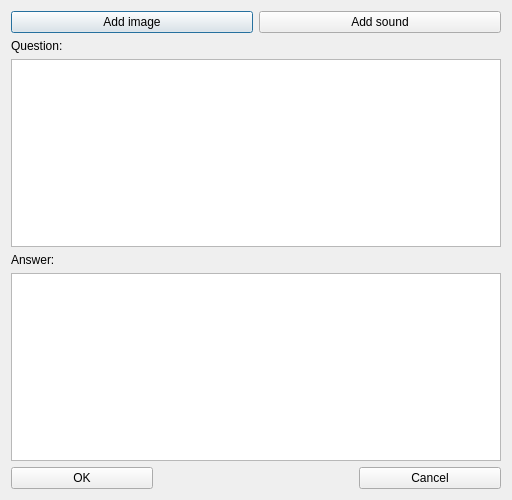
<?xml version="1.0" encoding="UTF-8"?>
<ui version="4.0">
 <class>NewQuestion</class>
 <widget class="QDialog" name="NewQuestion">
  <property name="geometry">
   <rect>
    <x>0</x>
    <y>0</y>
    <width>512</width>
    <height>500</height>
   </rect>
  </property>
  <property name="minimumSize">
   <size>
    <width>500</width>
    <height>500</height>
   </size>
  </property>
  <property name="windowTitle">
   <string>Dialog</string>
  </property>
  <layout class="QGridLayout" name="gridLayout">
   <item row="0" column="0">
    <layout class="QHBoxLayout" name="horizontalLayout_2">
     <item>
      <widget class="QPushButton" name="imageAddButton">
       <property name="sizePolicy">
        <sizepolicy hsizetype="Minimum" vsizetype="Preferred">
         <horstretch>0</horstretch>
         <verstretch>1</verstretch>
        </sizepolicy>
       </property>
       <property name="text">
        <string>Add image</string>
       </property>
       <property name="icon">
        <iconset>
         <normaloff>Icons/photo.png</normaloff>Icons/photo.png</iconset>
       </property>
      </widget>
     </item>
     <item>
      <widget class="QPushButton" name="soundAddButton">
       <property name="sizePolicy">
        <sizepolicy hsizetype="Preferred" vsizetype="Preferred">
         <horstretch>0</horstretch>
         <verstretch>1</verstretch>
        </sizepolicy>
       </property>
       <property name="text">
        <string>Add sound</string>
       </property>
       <property name="icon">
        <iconset>
         <normaloff>Icons/sound.png</normaloff>Icons/sound.png</iconset>
       </property>
      </widget>
     </item>
    </layout>
   </item>
   <item row="1" column="0">
    <layout class="QVBoxLayout" name="verticalLayout_2">
     <item>
      <widget class="QLabel" name="label">
       <property name="sizePolicy">
        <sizepolicy hsizetype="Preferred" vsizetype="Fixed">
         <horstretch>0</horstretch>
         <verstretch>1</verstretch>
        </sizepolicy>
       </property>
       <property name="text">
        <string>Question:</string>
       </property>
      </widget>
     </item>
     <item>
      <widget class="QTextEdit" name="textEdit_2">
       <property name="sizePolicy">
        <sizepolicy hsizetype="Expanding" vsizetype="Expanding">
         <horstretch>0</horstretch>
         <verstretch>1</verstretch>
        </sizepolicy>
       </property>
      </widget>
     </item>
     <item>
      <widget class="QLabel" name="label_2">
       <property name="sizePolicy">
        <sizepolicy hsizetype="Preferred" vsizetype="Fixed">
         <horstretch>0</horstretch>
         <verstretch>1</verstretch>
        </sizepolicy>
       </property>
       <property name="text">
        <string>Answer:</string>
       </property>
      </widget>
     </item>
     <item>
      <widget class="QTextEdit" name="textEdit">
       <property name="sizePolicy">
        <sizepolicy hsizetype="Expanding" vsizetype="Expanding">
         <horstretch>0</horstretch>
         <verstretch>1</verstretch>
        </sizepolicy>
       </property>
      </widget>
     </item>
    </layout>
   </item>
   <item row="2" column="0">
    <layout class="QHBoxLayout" name="horizontalLayout">
     <item>
      <widget class="QPushButton" name="okButton">
       <property name="sizePolicy">
        <sizepolicy hsizetype="Minimum" vsizetype="Minimum">
         <horstretch>0</horstretch>
         <verstretch>1</verstretch>
        </sizepolicy>
       </property>
       <property name="text">
        <string>OK</string>
       </property>
      </widget>
     </item>
     <item>
      <spacer name="horizontalSpacer">
       <property name="orientation">
        <enum>Qt::Horizontal</enum>
       </property>
       <property name="sizeType">
        <enum>QSizePolicy::Fixed</enum>
       </property>
       <property name="sizeHint" stdset="0">
        <size>
         <width>200</width>
         <height>19</height>
        </size>
       </property>
      </spacer>
     </item>
     <item>
      <widget class="QPushButton" name="cancelButton">
       <property name="sizePolicy">
        <sizepolicy hsizetype="Minimum" vsizetype="Fixed">
         <horstretch>0</horstretch>
         <verstretch>1</verstretch>
        </sizepolicy>
       </property>
       <property name="text">
        <string>Cancel</string>
       </property>
      </widget>
     </item>
    </layout>
   </item>
  </layout>
 </widget>
 <resources/>
 <connections/>
</ui>
